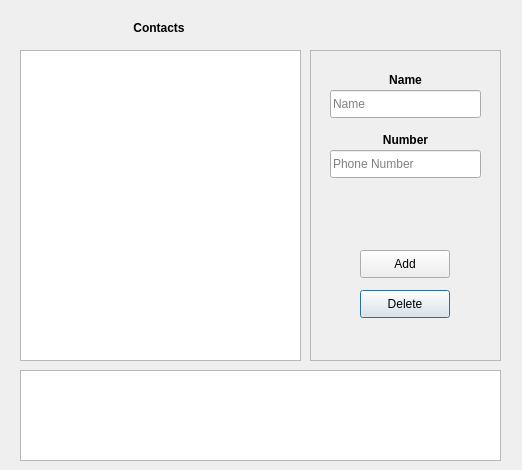
<?xml version="1.0" encoding="UTF-8"?>
<ui version="4.0">
 <class>Dialog</class>
 <widget class="QDialog" name="Dialog">
  <property name="geometry">
   <rect>
    <x>0</x>
    <y>0</y>
    <width>522</width>
    <height>470</height>
   </rect>
  </property>
  <property name="sizePolicy">
   <sizepolicy hsizetype="Fixed" vsizetype="Fixed">
    <horstretch>0</horstretch>
    <verstretch>0</verstretch>
   </sizepolicy>
  </property>
  <property name="minimumSize">
   <size>
    <width>522</width>
    <height>470</height>
   </size>
  </property>
  <property name="maximumSize">
   <size>
    <width>522</width>
    <height>470</height>
   </size>
  </property>
  <property name="baseSize">
   <size>
    <width>0</width>
    <height>0</height>
   </size>
  </property>
  <property name="cursor">
   <cursorShape>ArrowCursor</cursorShape>
  </property>
  <property name="windowTitle">
   <string>Phone Book</string>
  </property>
  <property name="windowIcon">
   <iconset>
    <normaloff>../../../../Downloads/avatardefault_92824.ico</normaloff>../../../../Downloads/avatardefault_92824.ico</iconset>
  </property>
  <widget class="QLabel" name="contacts_label">
   <property name="geometry">
    <rect>
     <x>130</x>
     <y>20</y>
     <width>58</width>
     <height>16</height>
    </rect>
   </property>
   <property name="text">
    <string>&lt;html&gt;&lt;head/&gt;&lt;body&gt;&lt;p align=&quot;center&quot;&gt;&lt;span style=&quot; font-weight:600;&quot;&gt;Contacts&lt;/span&gt;&lt;/p&gt;&lt;/body&gt;&lt;/html&gt;</string>
   </property>
  </widget>
  <widget class="QFrame" name="frame">
   <property name="geometry">
    <rect>
     <x>310</x>
     <y>50</y>
     <width>191</width>
     <height>311</height>
    </rect>
   </property>
   <property name="frameShape">
    <enum>QFrame::StyledPanel</enum>
   </property>
   <property name="frameShadow">
    <enum>QFrame::Raised</enum>
   </property>
   <widget class="QLabel" name="name_label">
    <property name="geometry">
     <rect>
      <x>60</x>
      <y>20</y>
      <width>71</width>
      <height>20</height>
     </rect>
    </property>
    <property name="text">
     <string>&lt;html&gt;&lt;head/&gt;&lt;body&gt;&lt;p align=&quot;center&quot;&gt;&lt;span style=&quot; font-weight:600;&quot;&gt;Name&lt;/span&gt;&lt;/p&gt;&lt;/body&gt;&lt;/html&gt;</string>
    </property>
   </widget>
   <widget class="QLineEdit" name="contact_name">
    <property name="geometry">
     <rect>
      <x>20</x>
      <y>40</y>
      <width>151</width>
      <height>28</height>
     </rect>
    </property>
    <property name="text">
     <string/>
    </property>
    <property name="placeholderText">
     <string>Name</string>
    </property>
   </widget>
   <widget class="QLabel" name="number_label">
    <property name="geometry">
     <rect>
      <x>60</x>
      <y>80</y>
      <width>71</width>
      <height>20</height>
     </rect>
    </property>
    <property name="text">
     <string>&lt;html&gt;&lt;head/&gt;&lt;body&gt;&lt;p align=&quot;center&quot;&gt;&lt;span style=&quot; font-weight:600;&quot;&gt;Number&lt;/span&gt;&lt;/p&gt;&lt;/body&gt;&lt;/html&gt;</string>
    </property>
   </widget>
   <widget class="QLineEdit" name="contact_number">
    <property name="geometry">
     <rect>
      <x>20</x>
      <y>100</y>
      <width>151</width>
      <height>28</height>
     </rect>
    </property>
    <property name="placeholderText">
     <string>Phone Number</string>
    </property>
   </widget>
   <widget class="QPushButton" name="delete_button">
    <property name="geometry">
     <rect>
      <x>50</x>
      <y>240</y>
      <width>90</width>
      <height>28</height>
     </rect>
    </property>
    <property name="cursor">
     <cursorShape>PointingHandCursor</cursorShape>
    </property>
    <property name="text">
     <string>Delete</string>
    </property>
   </widget>
   <widget class="QPushButton" name="add_button">
    <property name="geometry">
     <rect>
      <x>50</x>
      <y>200</y>
      <width>90</width>
      <height>28</height>
     </rect>
    </property>
    <property name="cursor">
     <cursorShape>PointingHandCursor</cursorShape>
    </property>
    <property name="text">
     <string>Add</string>
    </property>
   </widget>
  </widget>
  <widget class="QTextBrowser" name="logs">
   <property name="geometry">
    <rect>
     <x>20</x>
     <y>370</y>
     <width>481</width>
     <height>91</height>
    </rect>
   </property>
  </widget>
  <widget class="QTextBrowser" name="contacts_list">
   <property name="geometry">
    <rect>
     <x>20</x>
     <y>50</y>
     <width>281</width>
     <height>311</height>
    </rect>
   </property>
  </widget>
 </widget>
 <resources/>
 <connections>
  <connection>
   <sender>add_button</sender>
   <signal>clicked()</signal>
   <receiver>add_button</receiver>
   <slot>update()</slot>
   <hints>
    <hint type="sourcelabel">
     <x>404</x>
     <y>263</y>
    </hint>
    <hint type="destinationlabel">
     <x>404</x>
     <y>263</y>
    </hint>
   </hints>
  </connection>
  <connection>
   <sender>delete_button</sender>
   <signal>clicked()</signal>
   <receiver>delete_button</receiver>
   <slot>update()</slot>
   <hints>
    <hint type="sourcelabel">
     <x>404</x>
     <y>303</y>
    </hint>
    <hint type="destinationlabel">
     <x>404</x>
     <y>303</y>
    </hint>
   </hints>
  </connection>
 </connections>
</ui>
